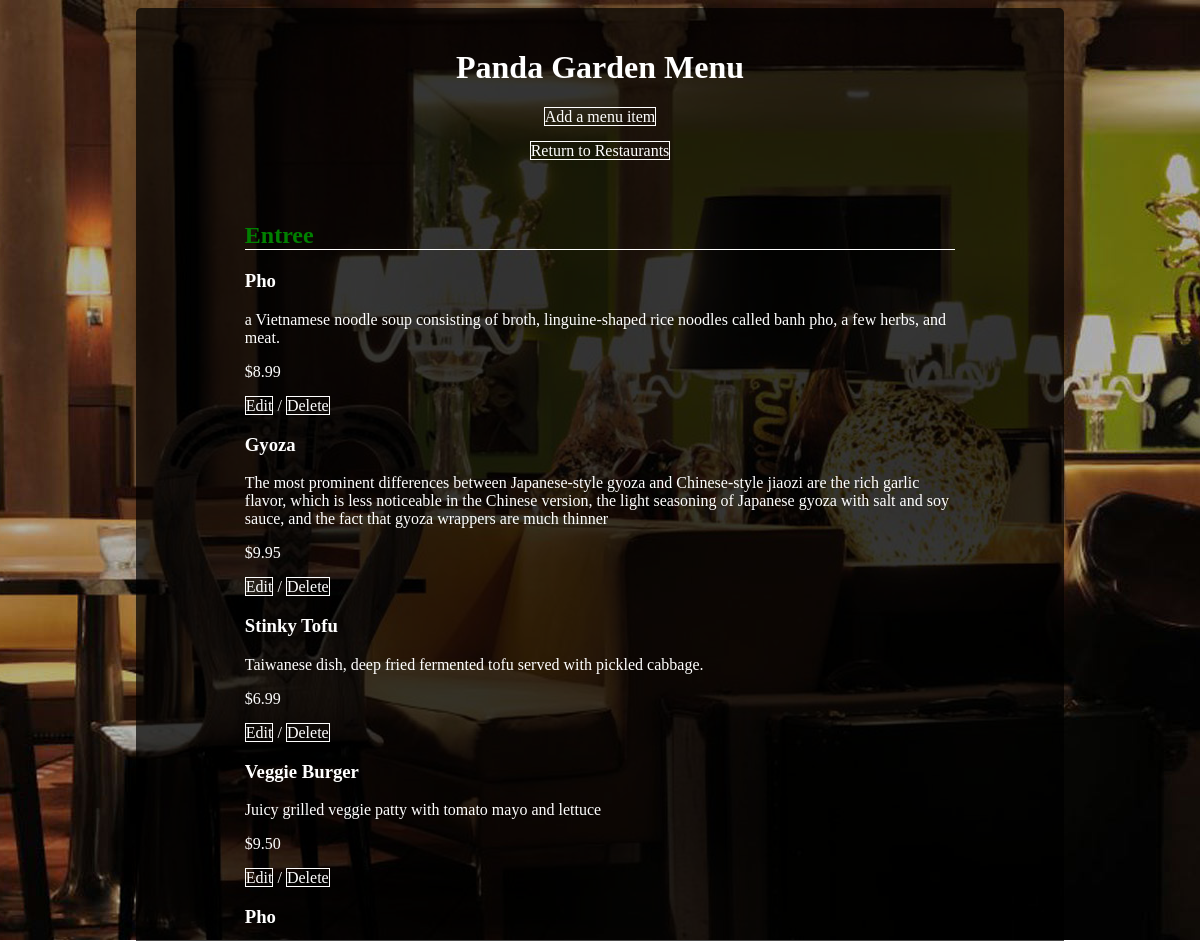
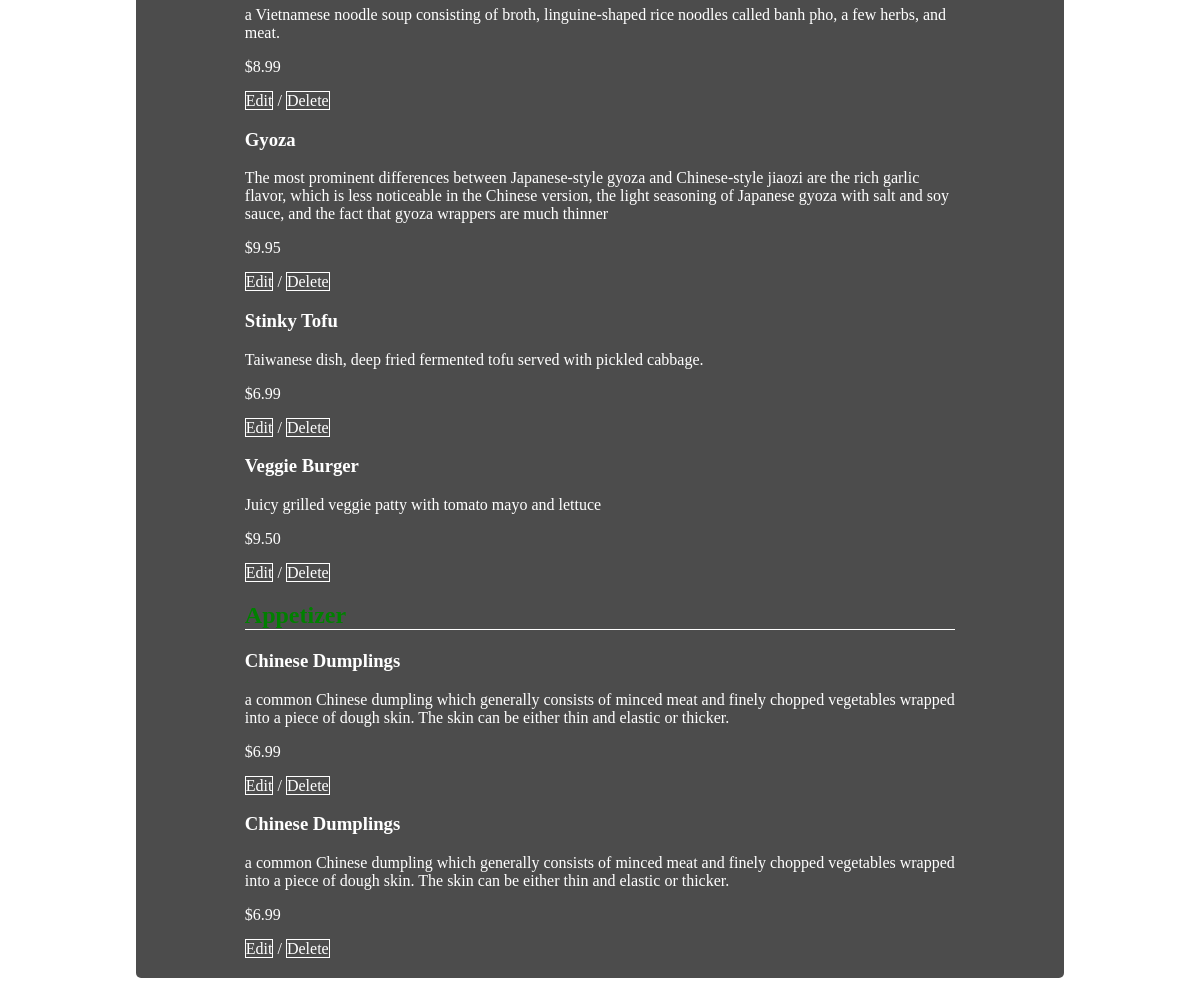
Page /restaurants/3/menu/ on the committed database (2 pictures, top to bottom).
### database_setup.py (models this page shows, shortened)
class MenuItem(Base):
    __tablename__ = 'menu_item'
    name =Column(String(80), nullable = False)
    id = Column(Integer, primary_key = True)
    description = Column(String(250))
    price = Column(String(8))
    course = Column(String(250))
    restaurant_id = Column(Integer,ForeignKey('restaurant.id'))
    restaurant = relationship(Restaurant)

### webserver.py (the view)
@app.route("/restaurants/<int:restaurant_id>/menu/")
def restaurantMenu(restaurant_id):
	restaurant = session.query(Restaurant).filter_by(id = restaurant_id).one()
	menu_items = session.query(MenuItem).filter_by(restaurant_id = restaurant_id).all()
	courses = []
	for item in menu_items:
		if item.course not in courses:
			courses.append(item.course)
	print courses
	return render_template("menus.html", title="%s Menu" % restaurant.name, items = menu_items, restaurant = restaurant, courses = courses)

### templates/menus.html (shortened to what this page needs)
<!doctype html>
<html>
	<head>
		<link rel="stylesheet" href="{{ url_for('static', filename='styles.css') }}">
	</head>
	<body>
		<div class="container">
			<header>
				<h1>{{ title }}</h1>
			</header>
			<div class="add-button">
				<p><a href="{{ url_for('newMenuItem', restaurant_id = restaurant.id) }}">Add a menu item</a></p>
				<p><a href="{{ url_for('index') }}">Return to Restaurants</a></p>
			</div>
			<div class="wrapper">
				{% if items %}
					{% for course in courses %}
					<section class="{{course}}">
						<h2 class="course">{{ course }}</h2>
						{% for item in items %}
							{% if item.course == course %}
								<section class="menu-block">
									<div class="menu-body">
										<h3>{{item.name}}</h3>
										<p> {{item.description}}</p>
										<p> {{item.price}}</p>
										<a class="buttons" href="{{ url_for('editMenuItem', restaurant_id = restaurant.id, menu_id = item.id) }}">Edit</a> /
										<a class="buttons" href="{{ url_for('deleteMenuItem', restaurant_id = restaurant.id, menu_id = item.id) }}">Delete</a>
									</div>
								<section>
							{% endif %}
						{% endfor %}
					</section>
					{% endfor %}
				{% else %}
					<p>This restaurant currently has no menu items. To add a menu item, click the "Add a menu item" button above.</p>
				{% endif %}
			</div>
		</div>
	<body>
</html>

### static/styles.css (style rules this page uses)
body { background: url("./images/main-background.png"); background-repeat: no-repeat; background-position: -20px 0px; background-attachment: fixed; }
.container { color: #ffffff; width: 75%; margin: 0 auto; background: rgba(0,0,0,0.7); padding: 20px; text-align: center; border-radius: 5px; }
h1 { text-align: center; }
.add-button { text-align: center; }
a { text-decoration: none; color:white; border: 1px white solid; }
.wrapper { text-align: left; padding-top: 3%; padding-left: 10%; padding-right: 10%; }
.course { border-bottom: 1px white solid; color: green; }

### rows in the picture
MenuItem: course "Entree", name "Pho", description "a Vietnamese noodle soup consisting of broth, linguine-shaped rice noodles called banh pho, a few herbs, and meat.", price "$8.99"
MenuItem: name "Gyoza", description "The most prominent differences between Japanese-style gyoza and Chinese-style jiaozi are the rich garlic flavor, which is less noticeable in the Chinese version, the light seasoning of Japanese gyoza with salt and soy sauce, and the fact that gyoza wrappers are much thinner", price "$9.95"
MenuItem: name "Stinky Tofu", description "Taiwanese dish, deep fried fermented tofu served with pickled cabbage.", price "$6.99"
MenuItem: name "Veggie Burger", description "Juicy grilled veggie patty with tomato mayo and lettuce", price "$9.50"
MenuItem: name "Pho", description "a Vietnamese noodle soup consisting of broth, linguine-shaped rice noodles called banh pho, a few herbs, and meat.", price "$8.99"
MenuItem: name "Gyoza", description "The most prominent differences between Japanese-style gyoza and Chinese-style jiaozi are the rich garlic flavor, which is less noticeable in the Chinese version, the light seasoning of Japanese gyoza with salt and soy sauce, and the fact that gyoza wrappers are much thinner", price "$9.95"
MenuItem: name "Stinky Tofu", description "Taiwanese dish, deep fried fermented tofu served with pickled cabbage.", price "$6.99"
MenuItem: name "Veggie Burger", description "Juicy grilled veggie patty with tomato mayo and lettuce", price "$9.50"
MenuItem: name "Chinese Dumplings", description "a common Chinese dumpling which generally consists of minced meat and finely chopped vegetables wrapped into a piece of dough skin. The skin can be either thin and elastic or thicker.", price "$6.99"
MenuItem: name "Chinese Dumplings", description "a common Chinese dumpling which generally consists of minced meat and finely chopped vegetables wrapped into a piece of dough skin. The skin can be either thin and elastic or thicker.", price "$6.99"

### other values in the picture
{{ title }} "Panda Garden Menu"
